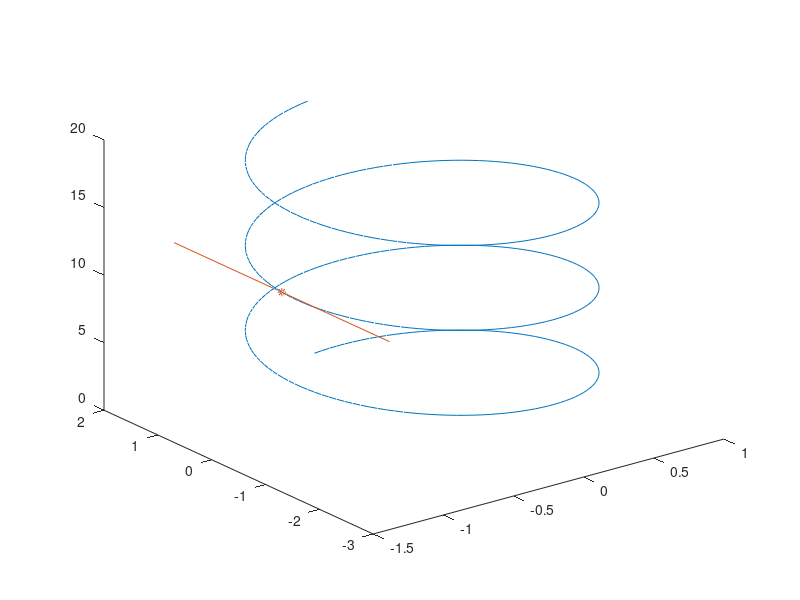

Recreate this plot in MATLAB.
%%Задание
%построить касательную к кривой x = sint, y = 2cost, t\in[0,6*pi] в
%точке t_0 = 7*pi/2
t=0:0.05:6*pi;
x=sin(t);
y=2*cos(t);
plot3(x,y,t);
%Уравнение касательной
%rho(u) = [sin(t0)+u*cos(t0) 2*cos(t0)-2*u*sin(t0) t0]
%подставим u = 1, у нас имеюся две точки.
t0 = 7*pi/2;
x1 = sin(t0) - cos(t0);
x2 = sin(t0) + cos(t0);
y1 = 2*cos(t0) - 2*sin(t0);
y2 = 2*cos(t0) + 2*sin(t0);
z1 = t0;
z2 = t0;
line([x1,x2],[y1,y2],[z1,z2]);
hold on
plot3(sin(t0),2*cos(t0),t0,'*');